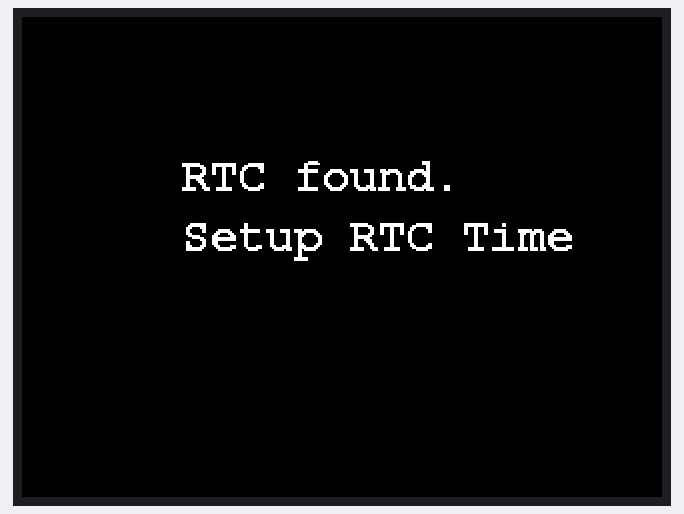
A sketch run on a simulated ESP32. On the bench: 320×240 colour display. The local clock reads 2024-03-15 10:24:30 at power-on unless the sketch sets it; what the sketch prints to the serial monitor is not drawn.

Above: at 0.2 s.
At 1.7 s:
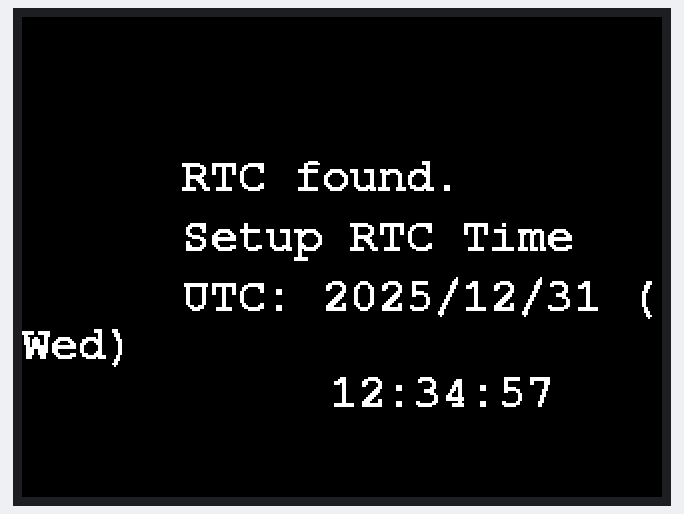
At 11.1 s:
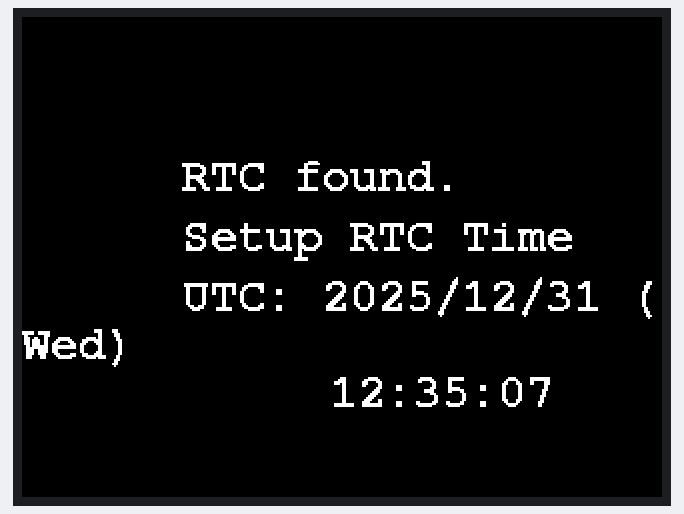
At 19.4 s:
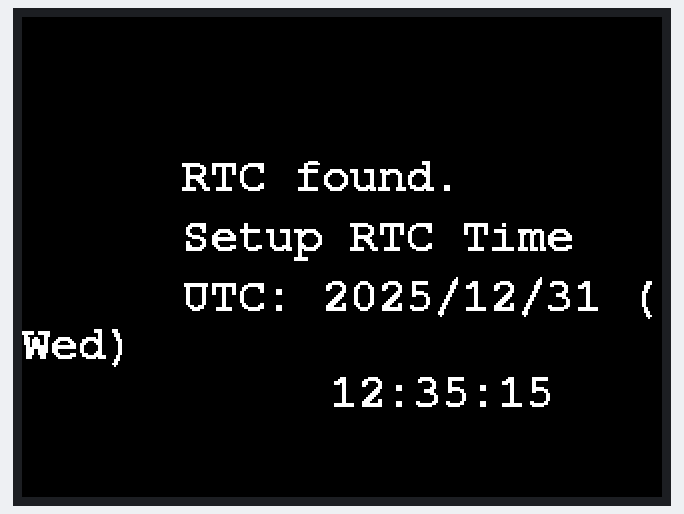
At 28.2 s:
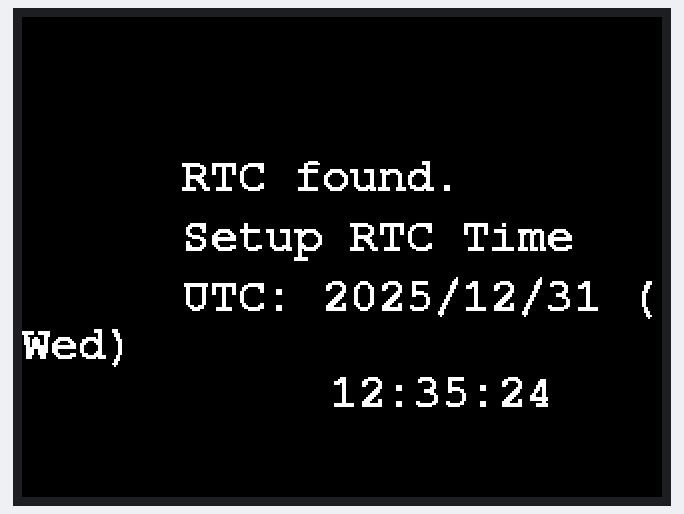
At 37.5 s:
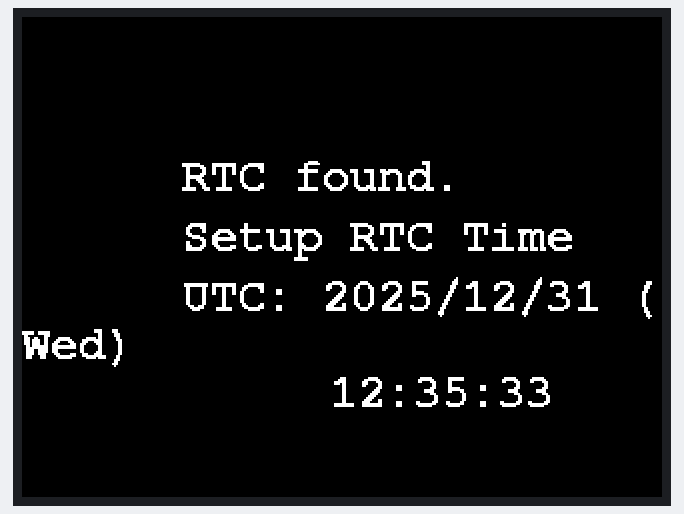

Measured:
- what the display in image 4 shows lasts 1.1 s, from 28.1 s to 29.2 s

The sketch:

rtc_1.ino
```cpp
#include <Arduino.h>
#include <M5Unified.h>

void setup(void)
{
    M5.begin();
    Serial.begin(115200);

    M5.Display.setFont(&fonts::FreeMonoBold12pt7b);

    M5.Display.setCursor(80, 70);
    if (!M5.Rtc.isEnabled()) {
        Serial.println("RTC not found.");
        M5.Display.println("RTC not found.");
        for (;;) {
            vTaskDelay(500);
        }
    }

    M5.Display.println("RTC found.");
    Serial.println("RTC found.");

    M5.Display.setCursor(80, 100);
    M5.Display.println("Setup RTC Time");
    M5.Rtc.setDateTime( { { 2025, 12, 31 }, { 12, 34, 56 } } );
    delay(1000);
}

void loop(void)
{
    static constexpr const char *const wd[7] = {"Sun", "Mon", "Tue", "Wed", "Thr", "Fri", "Sat"};

    delay(500);

    auto dt = M5.Rtc.getDateTime();
    Serial.printf("UTC: %04d/%02d/%02d (%s)  %02d:%02d:%02d\r\n", dt.date.year, dt.date.month, dt.date.date,
                  wd[dt.date.weekDay], dt.time.hours, dt.time.minutes, dt.time.seconds);
    M5.Display.setCursor(80, 130);
    M5.Display.printf("UTC: %04d/%02d/%02d (%s)\n           %02d:%02d:%02d", dt.date.year, dt.date.month, dt.date.date,
                      wd[dt.date.weekDay], dt.time.hours, dt.time.minutes, dt.time.seconds);
}
```
